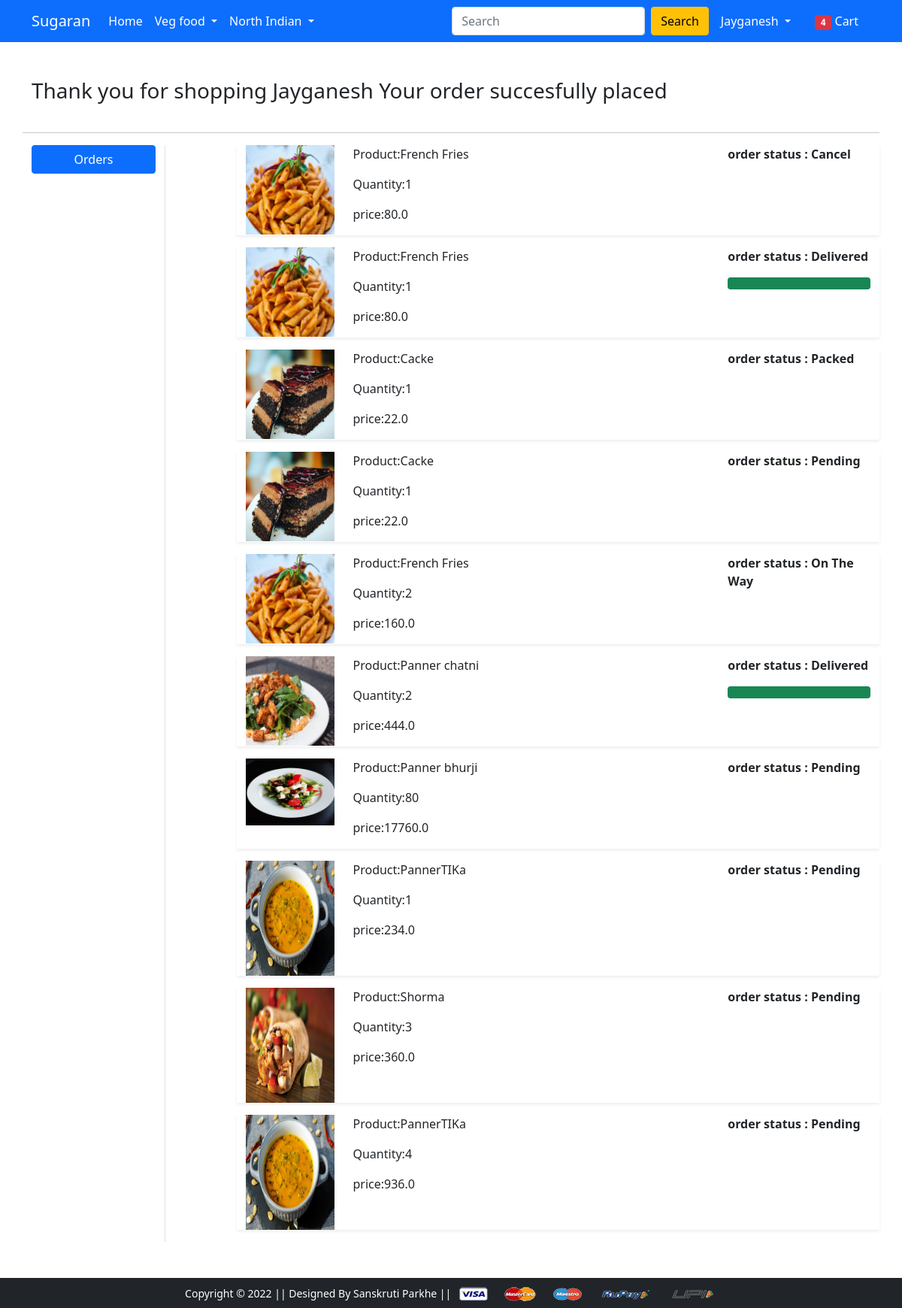
/orders/ (signed in), run on the app's committed database.
### app/models.py (models this page shows, shortened)
class OrderPlaced(models.Model):
    user = models.ForeignKey(User, on_delete=models.CASCADE)
    customer = models.ForeignKey(Customer,on_delete=models.CASCADE)
    product = models.ForeignKey(Product, on_delete = models.CASCADE)
    quantity = models.PositiveIntegerField(default=1)
    ordered_date = models.DateTimeField(auto_now_add=True)
    status = models.CharField(max_length=50,choices = STATUS_CHOICES,default='Pending')
    @property
    def total_cost(self):
        return self.quantity * self.product.discounted_price

class Product(models.Model):
    title = models.CharField(max_length=100)
    selling_price = models.FloatField()
    discounted_price = models.FloatField()
    description =models.TextField()
    brand = models.CharField(max_length=100)
    category = models.CharField(choices= CATEGORY_CHOICES,max_length=2)
    product_image= models.ImageField(upload_to='productimg')

### app/views.py (the view)
# urls.py: path('orders/', views.orders, name='orders'),
def orders(request):
    op = OrderPlaced.objects.filter(user = request.user)
    return render(request, 'app/orders.html' ,{'order_placed':op})

### app/templates/app/orders.html (shortened to what this page needs)
{% extends 'app/base.html' %}
{% load static %}
{% block main-content %}
<div class="container my-5">
 <div class="row">
 <h3 font-color = blue>Thank you for shopping <span class ="text-capitalize">{{request.user}}</span> Your order succesfully placed </h3>
 <br>
 <br>
 <br>
 <hr>
  <div class="col-sm-2 border-end">
   <ul class="list-unstyled">
    <li class="d-grid"><a href="{% url 'orders' %}" class="btn btn-primary">Orders</a></li>
   </ul>
  </div>
  <div class="col-sm-9 offset-sm-1">
      {% for op in order_placed %}
   <div class="row shadow-sm mb-3">
       <div class="col-sm-2">
           <img src ="{{op.product.product_image.url}}"alt=""
           srcset="" class="img-fluid" height="150" width ="150">
       </div>
       <div class ="col-sm-7">
           <p>Product:{{op.product.title}}</p>
           <p>Quantity:{{op.quantity}}</p>
           <p>price:{{op.total_cost}}</p>
       </div>
       <div class = "col-sm-3 fw-bold">
           <p> order status : {{op.status}}</P>
        {% if op.status == 'Delivered' %}
        <div class="progress">
            <div class="progress-bar bg-success" role= "progressbar"
            style="width:100%" aria-valuenow="100"></div>
        </div>
        {% endif %}
    </div>
</div>
{% endfor %}
  </div>
 </div>
</div>
{% endblock main-content %}

### app/templates/app/base.html (shortened to what this page needs)
<!doctype html>
{% load static %}
<html lang="en">
  <head>
    <link href="https://cdn.jsdelivr.net/npm/bootstrap@5.0.0-beta1/dist/css/bootstrap.min.css" rel="stylesheet">
    <link rel="stylesheet" href="{% static 'app/css/owl.carousel.min.css' %}">
    <link rel="stylesheet" href="{% static 'app/css/all.min.css' %}">
    <link rel="stylesheet" href="{% static 'app/css/style.css' %}">
  </head>
  <body>
    <nav class="navbar navbar-expand-lg navbar-dark bg-primary">
     <div class="container">
       <a class="navbar-brand" href="/">Sugaran</a>
       <div class="collapse navbar-collapse" id="navbarSupportedContent">
         <ul class="navbar-nav me-auto mb-2 mb-lg-0">
           <li class="nav-item">
             <a class="nav-link active" aria-current="page" href="/">Home</a>
           </li>
           <li class="nav-item dropdown">
             <a class="nav-link dropdown-toggle text-white" href="#" id="electronicsDropdown" role="button" data-bs-toggle="dropdown" aria-expanded="false">
               Veg food
             </a>
           </li>
           <li class="nav-item dropdown">
             <a class="nav-link dropdown-toggle text-white" href="#" id="fashionDropdown" role="button" data-bs-toggle="dropdown" aria-expanded="false">
               North Indian
             </a>
           </li>
         </ul>
         <form class="d-flex">
           <input class="form-control me-2" type="search" placeholder="Search" aria-label="Search">
           <button class="btn btn-warning" type="submit">Search</button>
         </form>
         <div>
          <ul class="navbar-nav me-auto mb-2 mb-lg-0">
            {% if request.user.is_authenticated %}
           <li class="nav-item dropdown mx-2">
              <a class="nav-link dropdown-toggle text-white" href="#" id="profileDropdown" role="button" data-bs-toggle="dropdown" aria-expanded="false">
                {{request.user.username|capfirst}}
              </a>
            </li>
            <li class="nav-item mx-2">
             <a href="{% url 'showcart' %}" class="nav-link text-white"><span class="badge bg-danger">4</span> Cart </a>
            </li>
            {% endif %}
          </ul>
         </div>
       </div>
     </div>
    </nav>
    {% block main-content %} {% endblock main-content %}
    <footer class="container-fluid bg-dark text-center p-2 mt-5">
        <small class="text-white">Copyright &copy; 2022 || Designed By Sanskruti Parkhe || </small>
        <img src="{% static 'app/images/payment.png' %}" alt="" srcset="" class="img-fluid" height="2px">
    </footer>
  </body>
</html>

### data on the page
OrderPlaced: product.product_image (picture), product "French Fries", quantity "1", total_cost "80.0", status "Cancel"
OrderPlaced: product.product_image (picture), product "French Fries", quantity "1", total_cost "80.0", status "Delivered"
OrderPlaced: product.product_image (picture), product "Cacke", quantity "1", total_cost "22.0", status "Packed"
OrderPlaced: product.product_image (picture), product "Cacke", quantity "1", total_cost "22.0", status "Pending"
OrderPlaced: product.product_image (picture), product "French Fries", quantity "2", total_cost "160.0", status "On The Way"
OrderPlaced: product.product_image (picture), product "Panner chatni", quantity "2", total_cost "444.0", status "Delivered"
OrderPlaced: product.product_image (picture), product "Panner bhurji", quantity "80", total_cost "17760.0", status "Pending"
OrderPlaced: product.product_image (picture), product "PannerTIKa", quantity "1", total_cost "234.0", status "Pending"
OrderPlaced: product.product_image (picture), product "Shorma", quantity "3", total_cost "360.0", status "Pending"
OrderPlaced: product.product_image (picture), product "PannerTIKa", quantity "4", total_cost "936.0", status "Pending"

### other printed values
{{ request.user.username|capfirst }} "Jayganesh"
{{ request.user }} "Jayganesh"
